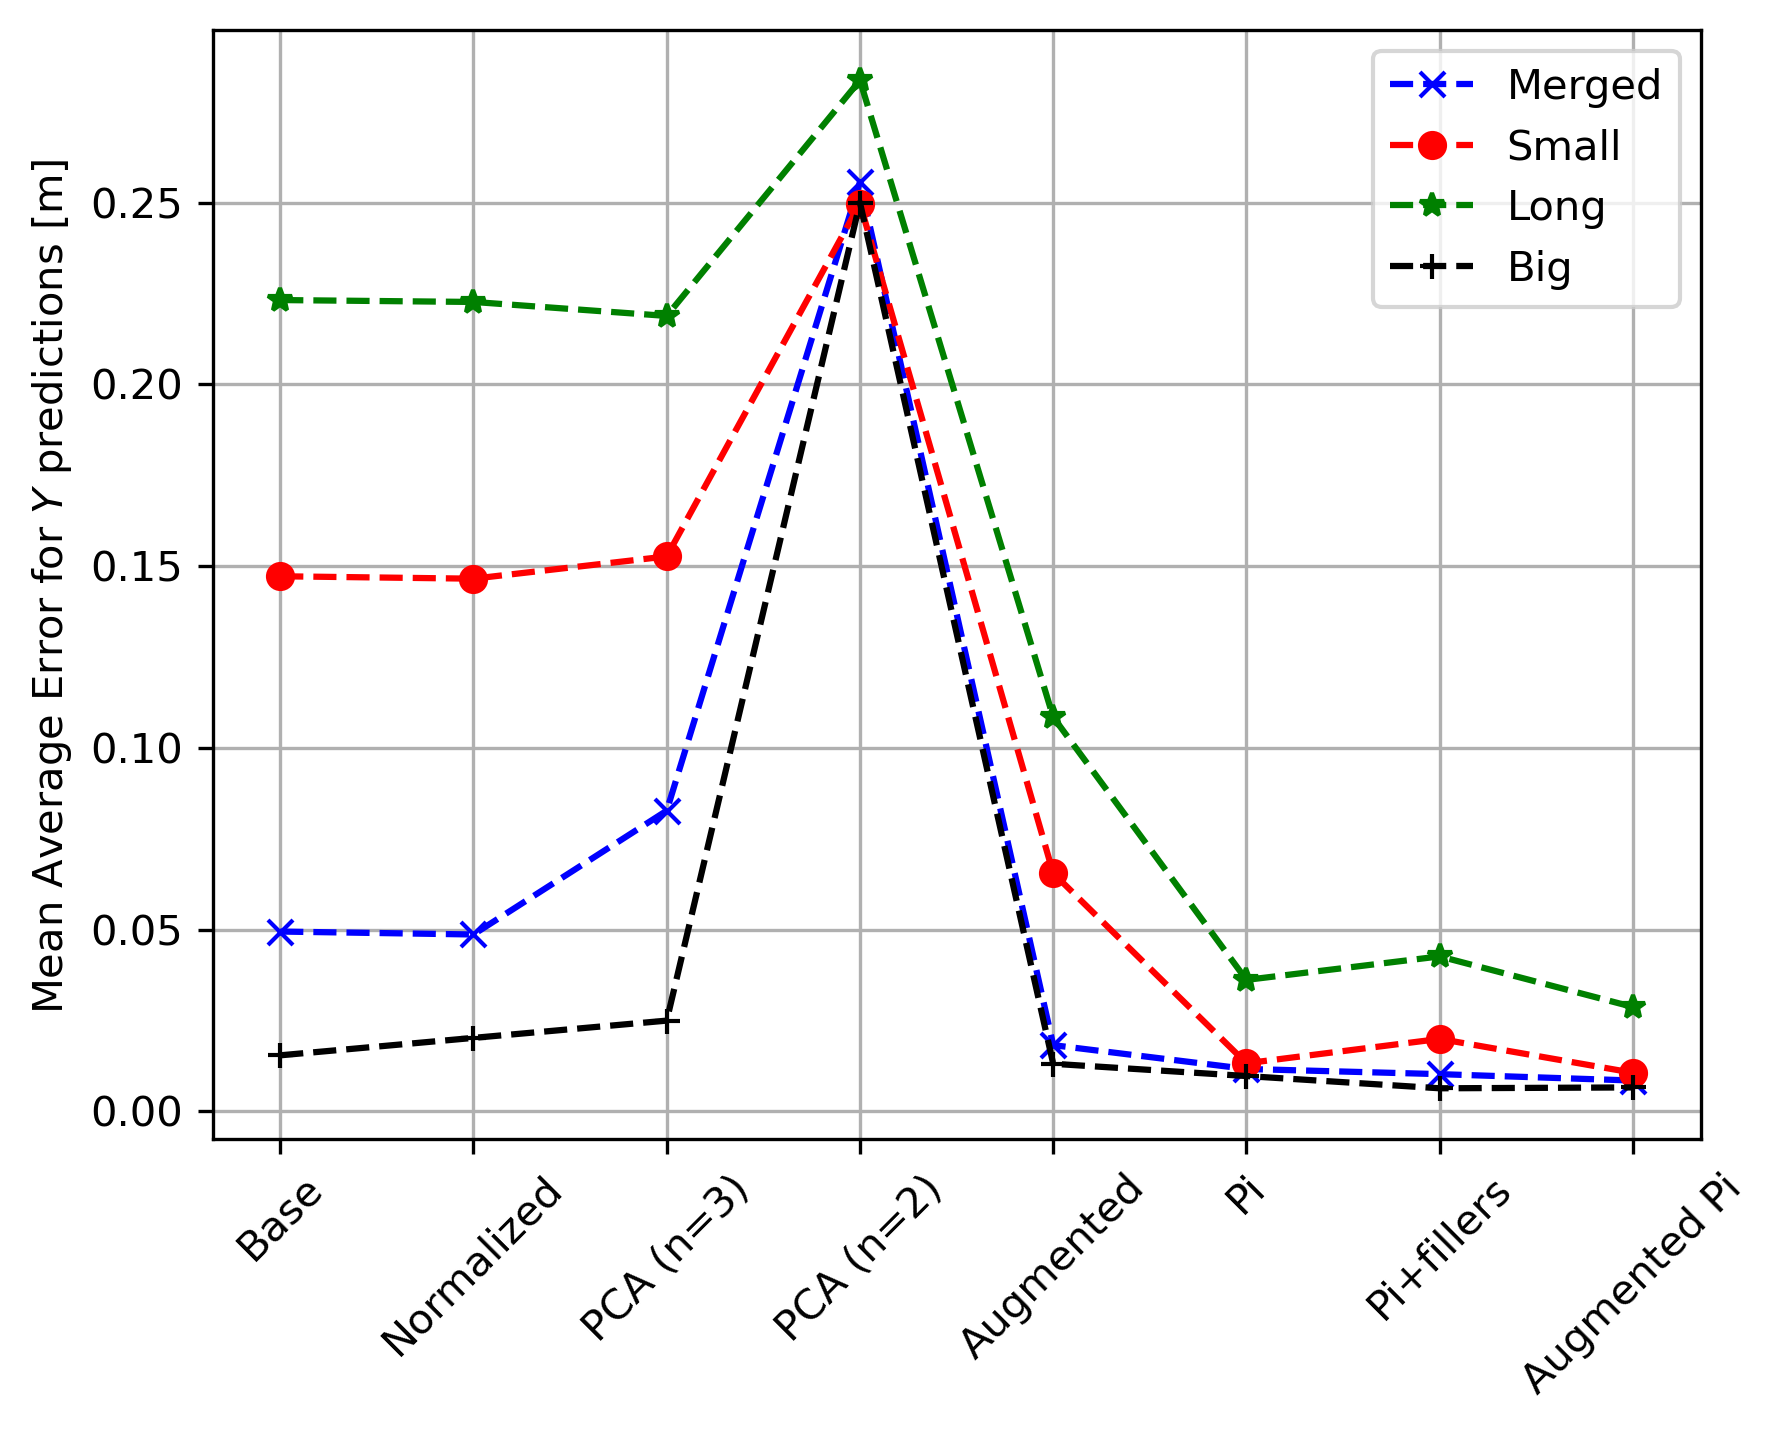

Source code (Python):
#!/usr/bin/env python3

import numpy as np
import matplotlib.pyplot as plt

l_xmaxx = 0.475 / 100.0

x_axis = ['Baseline', 'Normalized', 'PCA (n=3)' , 'PCA (n=2)' ,'Augmented', 'Pi','Pi+fillers','Augmented Pi']

Xmaxx_mae = np.array([
3.24,
4.25,
5.25,
52.64,
2.75,
2.04,
1.33,
1.38,
]) * l_xmaxx

limo_mae = np.array([
46.99,
46.88,
46.07,
59.72,
22.83,
7.61,
8.97,
6.04,
]) * l_xmaxx

racecar_mae = np.array([
30.99,
30.85,
32.14,
52.58,
13.79,
2.78,
4.19,
2.23,
]) * l_xmaxx

merged_mae = np.array([
10.41,
10.24,
17.41,
53.83,
3.83,
2.45,
2.15,
1.78,
]) * l_xmaxx

# algo_names = ['Base', 'Normalized', 'PCA(n=3)' , 'PCA(n=2)' ,'Augmented']







fig = plt.figure()
# fig.suptitle('Algorithm Comparison')
ax1 = fig.add_subplot(111)
ax1.set_ylabel('Mean Absolute Error for $Y$ predictions [m] ')
ax1.plot(x_axis, merged_mae ,  '--b', marker="x",label="Merged")
ax1.plot(x_axis, racecar_mae ,  '--r', marker="o",label="Small")
ax1.plot(x_axis, limo_mae ,  '--g', marker="*",label="Long")
ax1.plot(x_axis, Xmaxx_mae ,  '--k', marker="+",label="Big")
plt.legend(loc='upper right')
plt.xticks(rotation = 45)
plt.grid()
plt.show()
fig.savefig('alex_figure2.png', dpi=300, bbox_inches='tight')